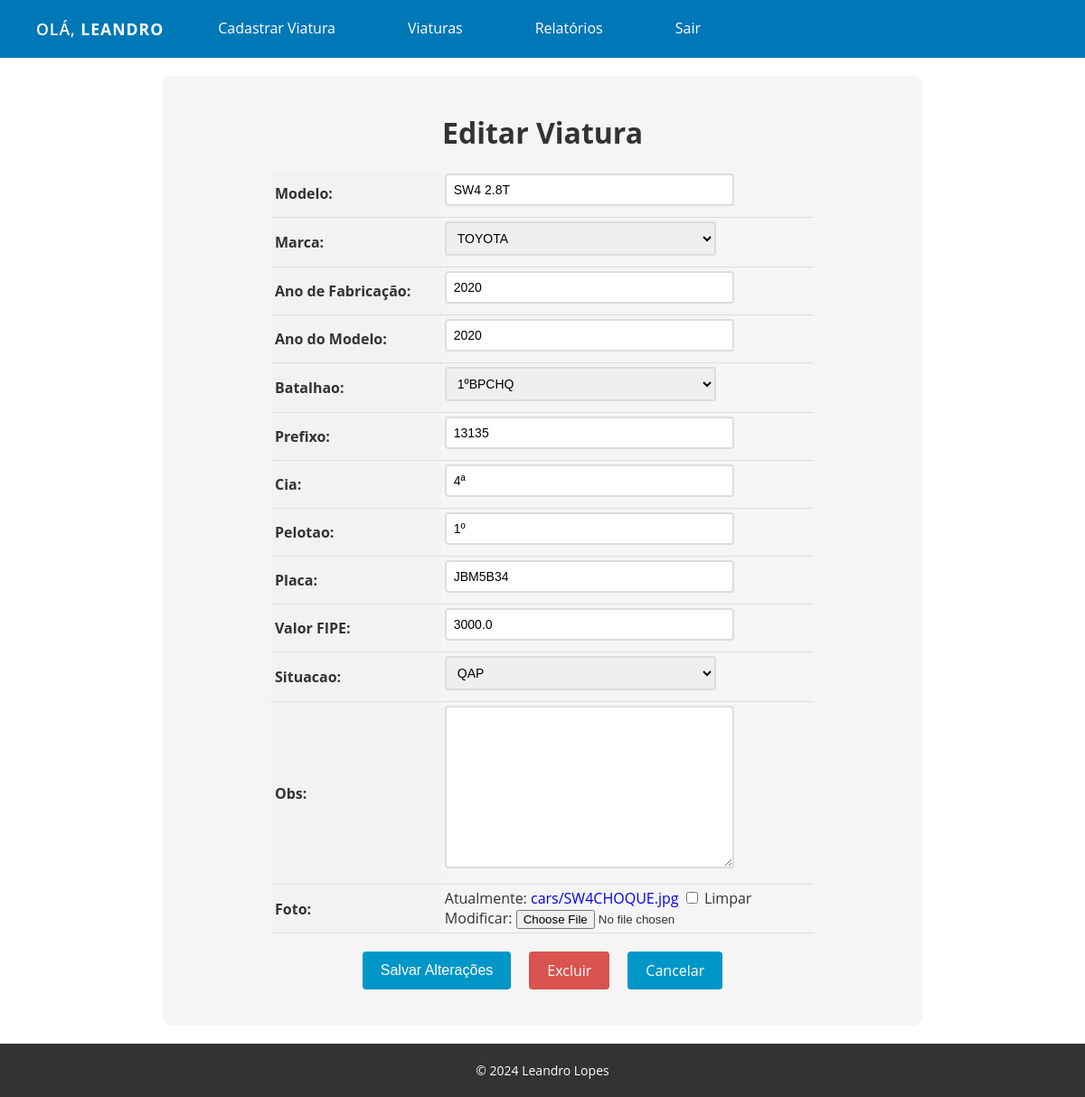
Screenshot of /cars/18/update/ (signed in) with the database file from the repository.
### cars/models.py (models this page shows, shortened)
class Car(models.Model):
    id = models.AutoField(primary_key=True)
    model = models.CharField(max_length=200, null=True, blank=True, verbose_name="Modelo")
    brand = models.ForeignKey(Brand, on_delete=models.PROTECT, related_name='car_brand', verbose_name="Marca")
    factory_year = models.IntegerField(blank=True, null=True, verbose_name="Ano de Fabricação")
    model_year = models.IntegerField(blank=True, null=True, verbose_name="Ano do Modelo")
    batalhao = models.ForeignKey(Batalhao, blank=True, null=True, on_delete=models.PROTECT, related_name='cars_batalhao')  # ForeignKey para Batalhao
    prefixo = models.CharField(max_length=10, blank=True, null=True)
    cia = models.CharField(max_length=5, blank=True, null=True)
    pelotao = models.CharField(max_length=5, blank=True, null=True)
    plate = models.CharField(max_length=10, blank=True, null=True, verbose_name="Placa")
    value = models.FloatField(blank=True, null=True, verbose_name="Valor FIPE:")
    situacao = models.ForeignKey(Situacao, blank=True, null=True, on_delete=models.PROTECT, related_name='cars_situacao')
    obs = models.TextField(blank=True, null=True)
    photo = models.ImageField(upload_to='cars/', blank=True, null=True, verbose_name="Foto")

class Brand(models.Model): #classe criada apenas para 'marca' para ser a foreignkey para usar na classe CAR
    id = models.AutoField(primary_key=True)
    name = models.CharField(max_length=200)
    def __str__(self):
        return self.name

class Batalhao(models.Model):
    id = models.AutoField(primary_key=True)
    name = models.CharField(max_length=200)
    def __str__(self):
        return self.name

### cars/views.py (the view, shortened to what this page needs)
# urls.py: path('cars/<int:pk>/update/', CarUpdateView.as_view(), name='car_update'),
@method_decorator(login_required(login_url='login'), name='dispatch')
class CarUpdateView(UpdateView):
    model = Car
    form_class = CarModelForm
    template_name = 'car_update.html'

### cars/forms.py (shortened to what this page needs)
class CarModelForm(forms.ModelForm):
    class Meta:
        model = Car #qual modelo? = lá do Car
        fields = '__all__' #quais campos do modelo Car? = Todos

### cars/models.py (called while the page is built)
    def __str__(self):
        return self.name

### cars/templates/car_update.html (shortened to what this page needs)
{% extends "base.html" %}
{% block content %}
  <form method="post" enctype="multipart/form-data">
    <h1>Editar Viatura</h1>
    <table>
      {{ form.as_table }}
    </table>
    <div>
      <div class="buttons-container">
        <input type="submit" value="Salvar Alterações" class="btn btn-primary">
        <a href="{% url 'car_delete' pk=object.pk %}" class="btn btn-danger">Excluir</a>
        <a href="{% url 'cars_list' %}" class="btn btn-secondary">Cancelar</a>
      </div>
    </div>
  </form>
{% endblock %}

### app/templates/base.html (shortened to what this page needs)
<!DOCTYPE html>
<html lang="en">
<head>
</head>
<body>
    <header>
        <nav>
            <ul>
                {% if user.is_authenticated %}
                    <li class="user-info">Olá, <strong> {{ user.username }} </strong></li>
                    <li><a href="{% url 'new_car' %}">Cadastrar Viatura</a></li>
                {% endif %}
                <li><a href="{% url 'cars_list' %}">Viaturas</a></li>
                <li><a href="{% url 'dashbord' %}">Relatórios</a></li>
                {% if user.is_authenticated %}
                    <li><a href="{% url 'logout' %}" id="logout-link">Sair</a></li>
                {% endif %}
            </ul>
        </nav>
    </header>
    <main>
        {% block content %}
        {% endblock %}
    </main>
    <footer>
        <p>&copy; 2024 Leandro Lopes</p>
    </footer>
</body>
</html>

### app/templates/base.html (style rules this page uses)
body { font-family: 'Open Sans', sans-serif; background-color: #f0f0f0; color: #333; margin: 0; padding: 0; overflow-x: hidden; }
header { background-color: #0077b6; color: #fff; box-shadow: 0 4px 15px rgba(0, 0, 0, 0.1); padding: 20px 0; transition: padding 0.3s ease; }
nav { max-width: 1200px; margin: 0 auto; display: flex; justify-content: space-between; align-items: center; padding: 0 20px; }
nav ul { list-style: none; display: flex; padding: 0; margin: 0; }
nav ul li { margin: 0 20px; position: relative; }
nav ul li a { color: #fff; text-decoration: none; font-size: 16px; font-weight: 500; padding: 10px 20px; border-radius: 5px; transition: background-color 0.3s ease, transform 0.2s ease, box-shadow 0.3s ease; }
.user-info { font-size: 1.1rem; font-weight: 600; color: #fff; text-transform: uppercase; letter-spacing: 1px; transition: transform 0.6s ease-in-out; }
main { padding: 20px; background-color: #fff; opacity: 0; animation: fadeIn 1s forwards; }
footer { background-color: #333; color: #fff; padding: 20px; text-align: center; font-size: 14px; }
footer p { margin: 0; }

### cars/templates/car_update.html (style rules this page uses)
form { max-width: 800px; margin: 0 auto; padding: 20px; background-color: #f5f5f5; border-radius: 10px; }
form h1 { font-size: 2rem; margin-bottom: 20px; text-align: center; }
table { margin: 0 auto; border-collapse: collapse; width: 100%; max-width: 600px; }
th, td { padding: 4px; text-align: left; border-bottom: 1px solid #ddd; }
th { background-color: #f2f2f2; }
input[type="text"], input[type="number"], select, textarea { padding: 8px; font-size: 14px; border: 2px solid #ddd; border-radius: 4px; width: 100%; max-width: 300px; margin-bottom: 8px; transition: border-bottom-color 0.3s ease-in-out; }
.btn { background-color: #0096c7; color: #fff; border: none; padding: 10px 20px; font-size: 16px; border-radius: 4px; cursor: pointer; transition: background-color 0.3s ease-in-out; }
.buttons-container { display: flex; justify-content: center; margin-top: 20px; margin-bottom: 20px; }
.btn { display: inline-block; background-color: #0096c7; color: #fff; border: none; padding: 10px 20px; font-size: 16px; border-radius: 4px; cursor: pointer; transition: background-color 0.3s ease-in-out; margin: 0 10px; }
.btn-danger { background-color: #d9534f; text-decoration: none !important; }
a { text-decoration: none !important; }

### rows the page displays
Car: model "SW4 2.8T", brand "TOYOTA", factory_year "2020", model_year "2020", batalhao "1ºBPCHQ", prefixo "13135", cia "4ª", pelotao "1º", plate "JBM5B34", value "3000.0", situacao "QAP"

### other values shown
{{ user.username }} "LEANDRO"
